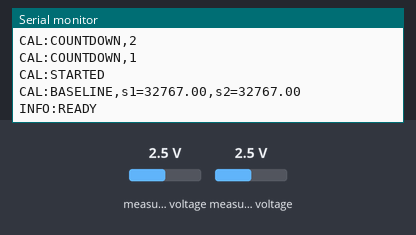
The sketch below on a simulated ESP32. Parts: the last lines printed to the serial monitor. Inputs (shaded band) come from the test bench; at power-on: measured voltage 2.5 V.

Above: at 15.3 s.
15.4 s: measured voltage (sensor 200) set to 0.1 V
At 16.0 s:
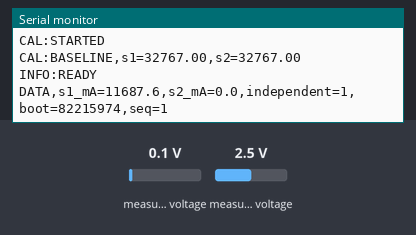
18.4 s: measured voltage (sensor 201) set to 0.1 V
At 18.4 s:
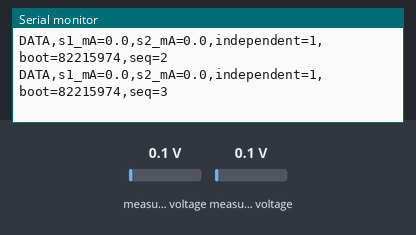
19.9 s: measured voltage (sensor 200) set to 1.2 V
At 21.3 s:
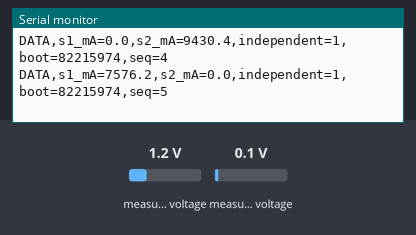
21.4 s: measured voltage (sensor 201) set to 1.2 V
At 23.1 s:
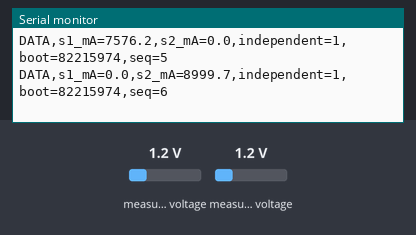
Timing chart, 0 to 23.9 s (numbered marks = the images above; inputs shaded):
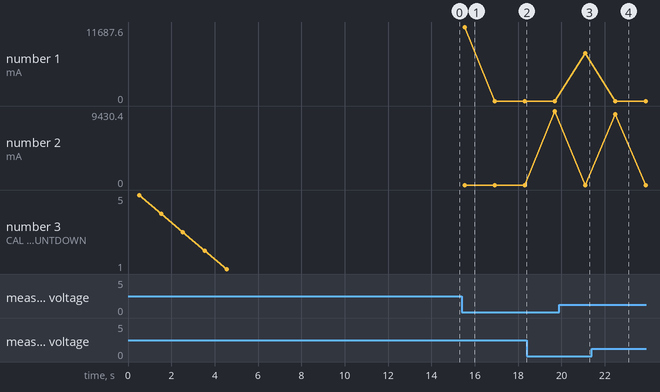

Measured:
- after the input at 15.4 s, the serial monitor: prints a new line after 0.14 s (image 1)
- after the input at 19.9 s, the serial monitor: prints a new line after 1.2 s (image 3)
- after the input at 21.4 s, the serial monitor: prints a new line after 1.1 s (image 4)
- plotted number 1: 0 → 7576.2 after the input at 19.9 s
- plotted number 2: 0 → 9430.4 after the input at 18.4 s

The sketch:

energy_usb.ino
```cpp
#include <Wire.h>
#include <Adafruit_ADS1X15.h>
#include <math.h>

// =====================================================
// SERIAL CONFIGURATION
// =====================================================

// Match the Python serial reader; ROM boot messages still use 74880 baud.
#define BAUD_RATE       115200

uint32_t bootId = 0;
uint32_t sampleSequence = 0;
String telemetryLine;

bool sensorAvailable = false;

// =====================================================
// SENSOR CONFIGURATION
// =====================================================

#define SAMPLES         80
#define CAL_SAMPLES     400

#define ADC_LSB_MV      0.0625f   // GAIN_TWO: 0.0625 mV per count
#define SENSITIVITY     100.0f    // ACS712-20A = 100 mV/A (5A = 185, 30A = 66)
#define DIVIDER_FACTOR  2.0f      // 10k + 10k divider

#define MIN_CURRENT_MA  50.0f     // noise gate; tune after re-recording idle
#define S2_TRIM_MA      0.0f

// Set to 1 if "Zone A" bulb shows up on S2 and "Zone B" on S1
// (this is how your 9 Nov recording looked).
#define SWAP_SENSORS    0

#if SWAP_SENSORS
  #define CH_SENSOR1    1
  #define CH_SENSOR2    0
#else
  #define CH_SENSOR1    0
  #define CH_SENSOR2    1
#endif

#define YIELD_EVERY     50

Adafruit_ADS1115 ads;

// Kept for the CAL:BASELINE handshake / diagnostics only.
// RMS below no longer depends on these.
float baseline_sensor1 = 0.0f;
float baseline_sensor2 = 0.0f;

// =====================================================
// Keep the ESP8266 responsive while sampling and calibrating.
// =====================================================

void keepResponsive() {
  yield();
}

// =====================================================
// SENSOR BASELINE (diagnostic only)
// =====================================================

void calibrateBaseline() {

  Serial.println("CAL:STARTED");

  for (int i = 0; i < 50; i++) {

    ads.readADC_SingleEnded(CH_SENSOR1);
    ads.readADC_SingleEnded(CH_SENSOR2);

    if (i % 10 == 0) {
      yield();
    }

    delay(5);
  }

  double sum_sensor1 = 0;

  for (int i = 0; i < CAL_SAMPLES; i++) {

    sum_sensor1 += ads.readADC_SingleEnded(CH_SENSOR1);

    delayMicroseconds(1200);

    if (i % YIELD_EVERY == 0) {
      keepResponsive();
    }
  }

  baseline_sensor1 = sum_sensor1 / CAL_SAMPLES;

  double sum_sensor2 = 0;

  for (int i = 0; i < CAL_SAMPLES; i++) {

    sum_sensor2 += ads.readADC_SingleEnded(CH_SENSOR2);

    delayMicroseconds(1200);

    if (i % YIELD_EVERY == 0) {
      keepResponsive();
    }
  }

  baseline_sensor2 = sum_sensor2 / CAL_SAMPLES;

  Serial.print("CAL:BASELINE,s1=");
  Serial.print(baseline_sensor1, 2);

  Serial.print(",s2=");
  Serial.println(baseline_sensor2, 2);
}

// =====================================================
// SENSOR READING AND TELEMETRY
// =====================================================

void readAndSend() {

  // Per-window mean-subtracted RMS:
  // rms = sqrt( mean(x^2) - mean(x)^2 )
  // Removes DC offset / zero-point drift automatically.
  double sum1 = 0, sq1 = 0;
  double sum2 = 0, sq2 = 0;

  for (int i = 0; i < SAMPLES; i++) {

    float x1 = ads.readADC_SingleEnded(CH_SENSOR1);
    float x2 = ads.readADC_SingleEnded(CH_SENSOR2);

    sum1 += x1;
    sq1  += (double)x1 * x1;

    sum2 += x2;
    sq2  += (double)x2 * x2;

    delayMicroseconds(800);

    if (i % 10 == 0) {
      keepResponsive();
    }
  }

  double mean1 = sum1 / SAMPLES;
  double mean2 = sum2 / SAMPLES;

  double var1 = sq1 / SAMPLES - mean1 * mean1;
  double var2 = sq2 / SAMPLES - mean2 * mean2;

  if (var1 < 0) var1 = 0;
  if (var2 < 0) var2 = 0;

  float rms_counts_sensor1 = sqrt(var1);
  float rms_counts_sensor2 = sqrt(var2);

  // COUNTS TO MILLIVOLTS

  float rms_mV_sensor1 = rms_counts_sensor1 * ADC_LSB_MV;
  float rms_mV_sensor2 = rms_counts_sensor2 * ADC_LSB_MV;

  // MILLIVOLTS TO CURRENT

  float current_sensor1_mA =
    (rms_mV_sensor1 / SENSITIVITY) * 1000.0f * DIVIDER_FACTOR;

  float current_sensor2_mA =
    (rms_mV_sensor2 / SENSITIVITY) * 1000.0f * DIVIDER_FACTOR;

  // NOISE FILTER

  if (current_sensor1_mA < MIN_CURRENT_MA) {
    current_sensor1_mA = 0;
  }

  if (current_sensor2_mA < MIN_CURRENT_MA) {
    current_sensor2_mA = 0;
  }

  // SENSOR TRIM

  current_sensor2_mA =
    max(0.0f, current_sensor2_mA - S2_TRIM_MA);

  // TELEMETRY GENERATION

  telemetryLine =
    "DATA,s1_mA=" + String(current_sensor1_mA, 1);

  telemetryLine +=
    ",s2_mA=" + String(current_sensor2_mA, 1);

  // Each ACS712 measures one separate zone; neither reading is a difference.
  telemetryLine += ",independent=1";

  telemetryLine +=
    ",boot=" + String(bootId);

  telemetryLine +=
    ",seq=" + String(++sampleSequence);

  Serial.println(telemetryLine);
}

// =====================================================
// SETUP
// =====================================================

void setup() {

  Serial.begin(BAUD_RATE);

  delay(500);

  Serial.println();
  Serial.println("================================");
  Serial.println(" GRIDSCOPE APPLICATION STARTED ");
  Serial.println("================================");

  Serial.println("INFO:BOOT");
  Serial.print("INFO:SERIAL_BAUD=");
  Serial.println(BAUD_RATE);
  Serial.println("INFO:SENSORS S1=Zone A, S2=Zone B (independent RMS current)");

  bootId = ESP.getCycleCount() ^ micros();

  Wire.begin();

  ads.setGain(GAIN_TWO);
  ads.setDataRate(RATE_ADS1115_860SPS);

  if (!ads.begin()) {

    Serial.println("ERR:ADS1115_NOT_FOUND");

    return;
  }

  sensorAvailable = true;

  Serial.println("INFO:ADS1115_DETECTED");

  Serial.println("CAL:WAITING_FOR_RAILS");

  for (int i = 5; i > 0; i--) {

    Serial.print("CAL:COUNTDOWN,");
    Serial.println(i);

    for (int tick = 0; tick < 100; tick++) {

      delay(10);
      keepResponsive();
    }
  }

  calibrateBaseline();

  Serial.println("INFO:READY");
}

// =====================================================
// MAIN LOOP
// =====================================================

void loop() {

  if (sensorAvailable) {

    readAndSend();

  } else {

    delay(10);
  }

  yield();
}
```
